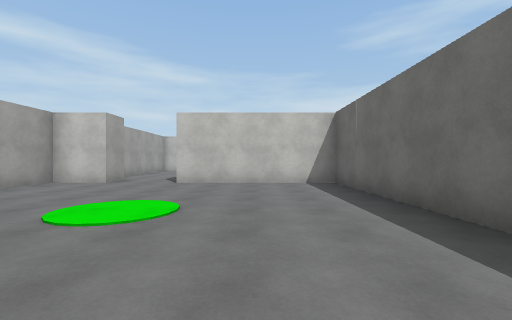
view 1 (above)

18 first-person views from a walk through a scene from a Unity 3-D project. The camera is 1.3 m above the floor, looks level and sees 90° across. The floor is counted in squares, 2 m on a side. Each view is taken from the middle of a square. On the plan, view 1 faces up. The plan holds only what a view shows up to about 9 squares ahead; the rest is blank. The place goes on beyond the plan. The player character is not drawn. Surface patterns are stand-ins for the level's own textures.

view 2
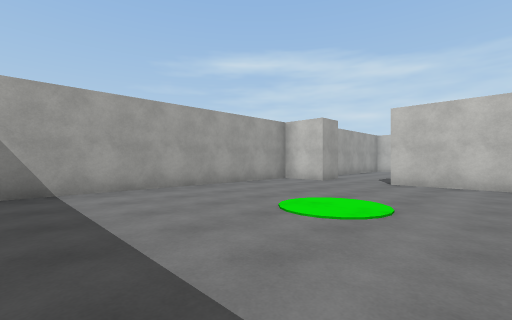

view 3
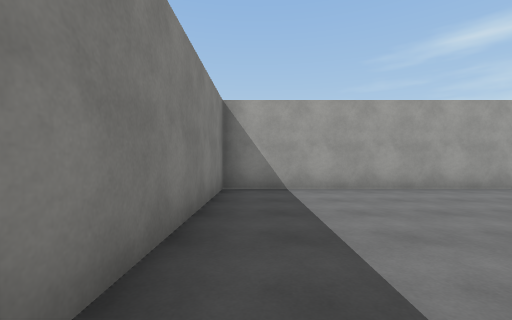

view 4
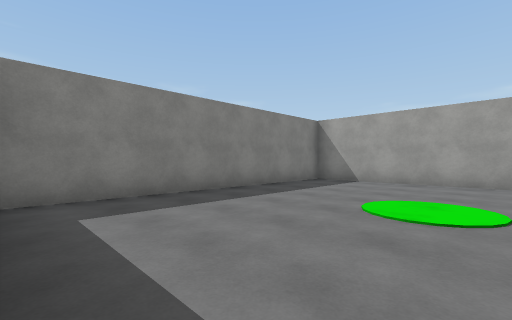

view 5
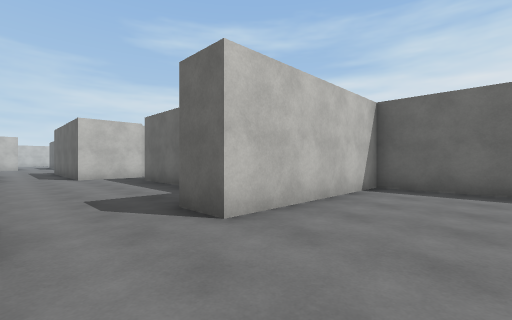

view 6
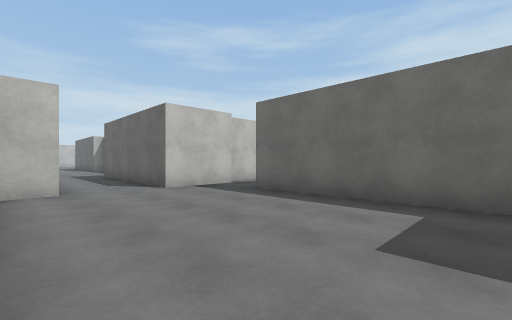

view 7
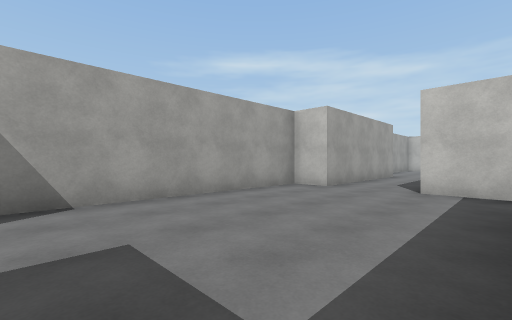

view 8
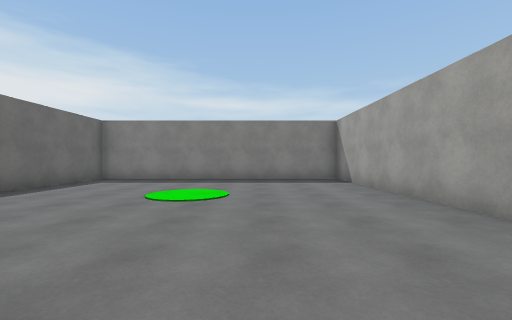

view 9
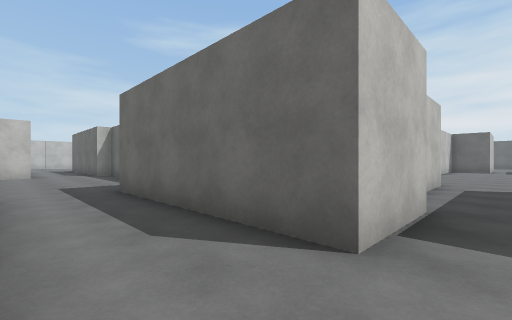

view 10
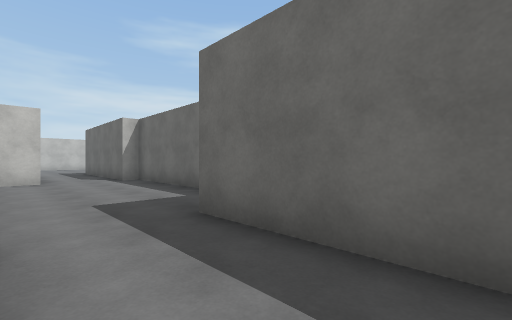

view 11
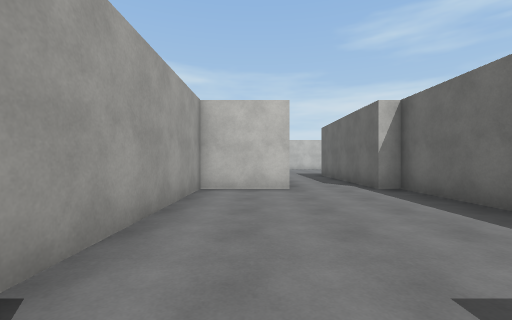

view 12
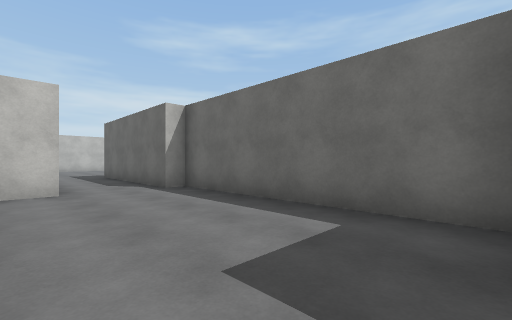

view 13
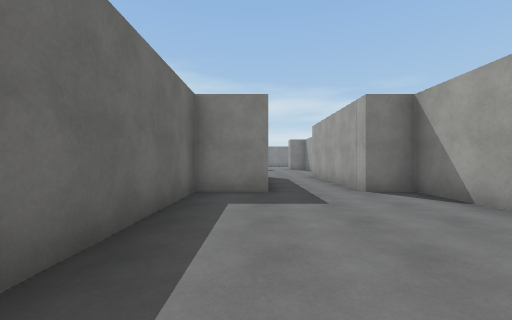

view 14
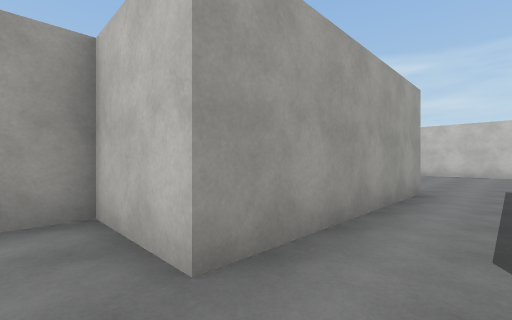

view 15
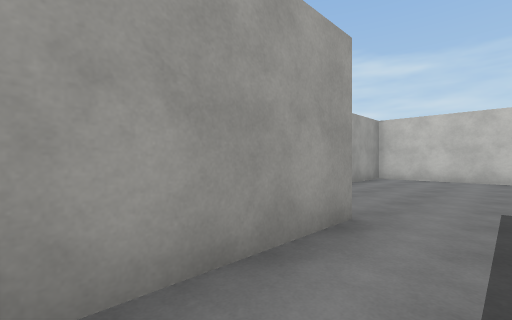

view 16
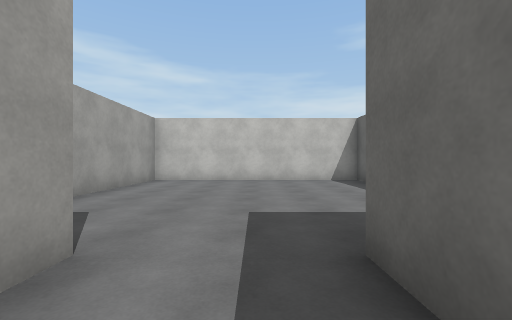

view 17
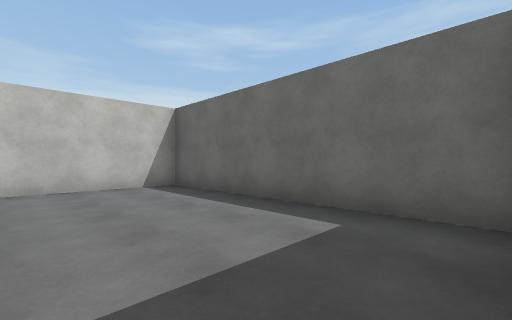

view 18
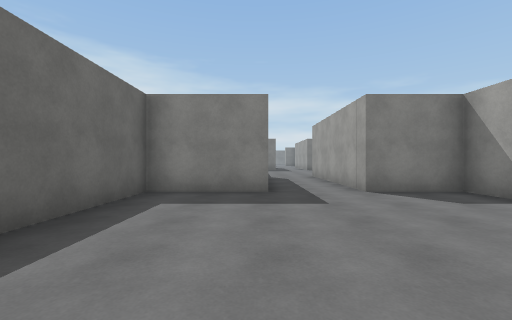

### Floor plan
Ten units are one square. View 1 is at (0, 0); x grows to the right and y downward. Boxes are objects, and circles mark ways between rooms. Rooms are numbered by the first view taken in them; rooms with no view inside come last. Other rooms are left out.
<svg viewBox="-63 -377 91 389">
<path fill="none" stroke="#000" d="M-42 -72 -58 -72 -58 7 23 7 23 -72 -22 -72M-42 -82 -42 -72M-7 -90 -7 -132M-52 -135 -52 -90M-22 -72 -22 -82M-2 -147 -22 -147M-32 -257 -52 -257 -52 -197 -42 -197 -42 -147 -52 -147 -52 -135M-22 -147 -22 -197 -7 -197 -7 -257 -12 -257M-52 -318 -52 -308 -32 -308 -32 -257M-12 -257 -12 -308 13 -308 13 -372 -52 -372 -52 -335"/>
<circle cx="-35" cy="-80" r="3" fill="#2a7"/>
<circle cx="-40" cy="-143" r="3" fill="#2a7"/>
<circle cx="-25" cy="-255" r="3" fill="#2a7"/>
<text x="-20" y="-40">1</text>
<text x="-30" y="-110">2</text>
<text x="-30" y="-210">3</text>
<text x="-20" y="-330">4</text>
</svg>
Room 1 opens to room 2. Room 2 opens to room 3. Room 3 opens to room 4.

Where each view was taken, in squares from view 1:
view 1: 0 up, 0 right, facing up
view 2: 0 up, 0 right, facing up-left
view 3: 0 up, 0 right, facing left
view 4: 4 up, 2 right, facing down-left
view 5: 5 up, 4 left, facing up-right
view 6: 9 up, 5 left, facing up-right
view 7: 9 up, 1 left, facing up-left
view 8: 8 up, 3 left, facing down
view 9: 14 up, 4 left, facing up-right
view 10: 17 up, 4 left, facing up-right
view 11: 20 up, 4 left, facing up
view 12: 20 up, 4 left, facing up-right
view 13: 25 up, 2 left, facing down
view 14: 25 up, 2 left, facing up-left
view 15: 28 up, 2 left, facing up-left
view 16: 29 up, 2 left, facing up
view 17: 31 up, 2 left, facing up-right
view 18: 36 up, 1 left, facing down
